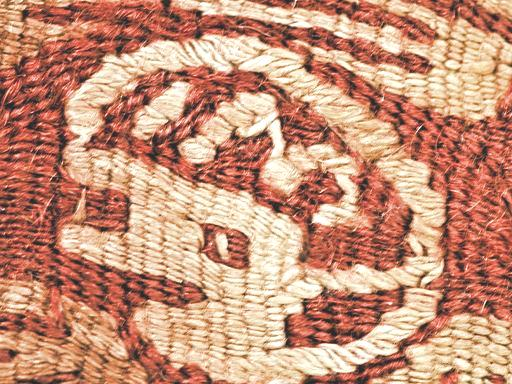
#> input picture image/fabric/fabric_moderate_001_new.jpg, 512 x 384 px; its folder holds only this picture in this run
$ python main.py
#> lines starting #> are read from the running program, lines starting #| are printed output that depends on the picture
import os
import random
import cv2
import math
import numpy as np
import matplotlib.pyplot as plt
import sklearn.metrics
from sklearn.model_selection import train_test_split


# ----------load and change the data to grayscale---------
def load_data():
    images = []
    labels = []
    folder_path = "./image"
    for category in os.listdir(folder_path):
        category_path = os.path.join(folder_path, category)
        for filename in os.listdir(category_path):
            if not filename.endswith('.jpg'):
                continue
            img_path = os.path.join(category_path, filename)
            img = cv2.imread(img_path, 0)
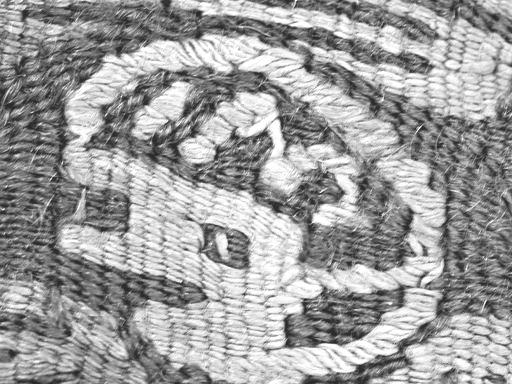
#> img: shape (384, 512); min 24, max 255, mean 158.7
            images.append(img)
            labels.append(category)
#> pass 2 of the loop in load_data, `for category in os.listdir(folder_path):`:
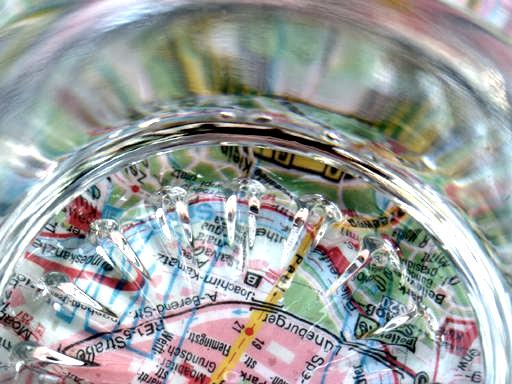
#> input picture image/glass/glass_moderate_007_new.jpg, 512 x 384 px
#> in load_data, `img = cv2.imread(img_path, 0)`:
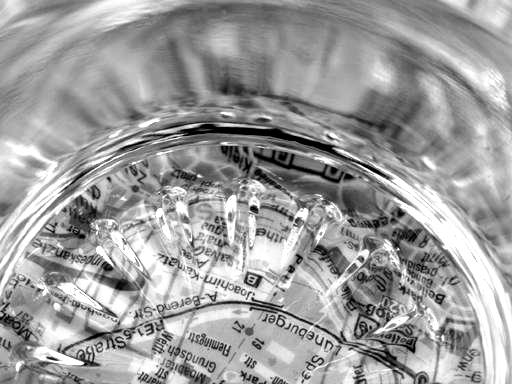
#> img: shape (384, 512); min 0, max 255, mean 157.2
    return np.array(images), np.array(labels)


data, labels = load_data()

train_data, test_data, train_labels, test_labels = train_test_split(data, labels, test_size=0.3, shuffle=True)

# random.shuffle(labels)

"""
plt.imshow(data[0])
plt.show()
"""


# -------------GLCM------------------
def GLCM(img, angle, distance):
    maximum = np.max(img)
    print(maximum)
    co_occurence_matrix = [[0] * maximum] * maximum
# /matrix
    for i in range(len(img)):
        for j in range(len(img[0])):
            if 0 <= angle < 45:
                if j + distance < len(img[0]) and img[i][j + distance] < len(co_occurence_matrix) and img[i][j] < len(co_occurence_matrix):
                    # print(img[i][j + distance])
                    co_occurence_matrix[img[i][j]][img[i][j + distance]] += 1

            elif 45 <= angle < 90:
                new_i = i - distance
                new_j = j + distance
                if new_i >= 0 and new_j < len(img[0]):
                    co_occurence_matrix[img[i][j]][img[new_i][new_j]] += 1

            elif 90 <= angle < 135:
                if i + distance >= 0:
                    co_occurence_matrix[img[i][j]][img[i - distance][j]] += 1

            elif 135 <= angle < 180:
                if i - distance >= 0 and j - distance >= 0:
                    co_occurence_matrix[img[i][j]][img[i - distance][j - distance]] += 1

            elif 180 <= angle < 225:
                if j - distance >= 0:
                    co_occurence_matrix[img[i][j]][img[i][j - distance]] += 1

            elif 225 <= angle < 270:
                new_i = i + distance
                new_j = j - distance
                if new_j >= 0 and new_i < len(img):
                    co_occurence_matrix[img[i][j]][img[new_i][new_j]] += 1

            elif 270 <= angle < 315:
                if i + distance < len(img):
                    co_occurence_matrix[img[i][j]][img[i + distance][j]] += 1

            elif 315 <= angle < 360:
                if i + distance < len(img) and j + distance < len(img[0]):
                    co_occurence_matrix[img[i][j]][img[i + distance][j + distance]] += 1

    summation = 0
    for i in range(len(co_occurence_matrix)):
        for j in range(len(co_occurence_matrix[0])):
            summation += co_occurence_matrix[i][j]

    for i in range(len(co_occurence_matrix)):
        for j in range(len(co_occurence_matrix[0])):
            if summation > 0:
                co_occurence_matrix[i][j] = int(co_occurence_matrix[i][j] / summation)

# -------------calculate the accuracy---------------


    # calculate the features-------------------------------
    mean_i = 0
    mean_j = 0
    variance_i = 0
    variance_j = 0
    # 1
    correlation = 0
    # 2
    contrast = 0
    # 3
    energy = 0
    # 4
    homogeneity = 0

    for i in range(len(co_occurence_matrix)):
        for j in range(len(co_occurence_matrix[0])):
            contrast = contrast + (pow(abs(i - j), 2) * co_occurence_matrix[i][j])
            # finding the mean
            mean_i += (i * co_occurence_matrix[i][j])
            mean_j += (j * co_occurence_matrix[i][j])
            # finding the variance
            variance_i += co_occurence_matrix[i][j] * pow(i - mean_i, 2)
            variance_j += co_occurence_matrix[i][j] * pow(j - mean_j, 2)
            # calculate the correlation
            if co_occurence_matrix[i][j] == 0:
                correlation = 0
                homogeneity = 0
            else:
                correlation = correlation + (((i - mean_i) * (j - mean_j) * co_occurence_matrix[i][j]) / (variance_i * variance_j))
                # calculate the homogeneity
                homogeneity = homogeneity + (co_occurence_matrix[i][j] * math.log(2, co_occurence_matrix[i][j]))
            # calculate the energy
            energy = energy + pow(co_occurence_matrix[i][j], 2)

    feature_vector = [contrast, correlation, energy, homogeneity]

    return feature_vector


# ----------calculate the GLCM for all images-------------
ang = int(input("Enter the theta : "))
#> the answer given: 3
dis = int(input("Enter a distance : "))
#> the answer given: 3
list_image_train = []
for k in range(len(train_data)):
    vec = GLCM(train_data[k], ang, dis)
    vec2 = [vec[0], vec[1], vec[2], vec[3], train_labels[k]]
    list_image_train.append(vec2)
#> this loop made 1 pass
#> maximum in GLCM on pass 1: 255
#| 255
#> after the loop, list_image_train = [[0, 0, 0, 0, 'fabric']]

minimum = 0
accuracy = 0
temp2 = ""
predict = []
for k in range(len(test_data)):
    for m in range(len(list_image_train)):
        vec = GLCM(train_data[k], ang, dis)
        temp = pow((vec[0] - list_image_train[m][0]), 2) + pow((vec[1] - list_image_train[m][1]), 2) + pow((vec[2] - list_image_train[m][2]), 2) + pow((vec[3] - list_image_train[m][3]), 2)
        temp = pow(temp, 0.5)
        if m == 0:
            minimum = temp
            temp2 = list_image_train[m][4]
        elif temp < minimum:
            minimum = temp
            temp2 = list_image_train[m][4]
    predict.append(test_labels[k])
    if test_labels[k] == temp2:
        accuracy += 1
#> after the loop, accuracy = 0; predict = ['glass']

accuracy = sklearn.metrics.accuracy_score(test_labels, predict)
#> accuracy = 1
#accuracy = (accuracy/len(test_data)) * 100

print(accuracy, "%")
#| 1.0 %
